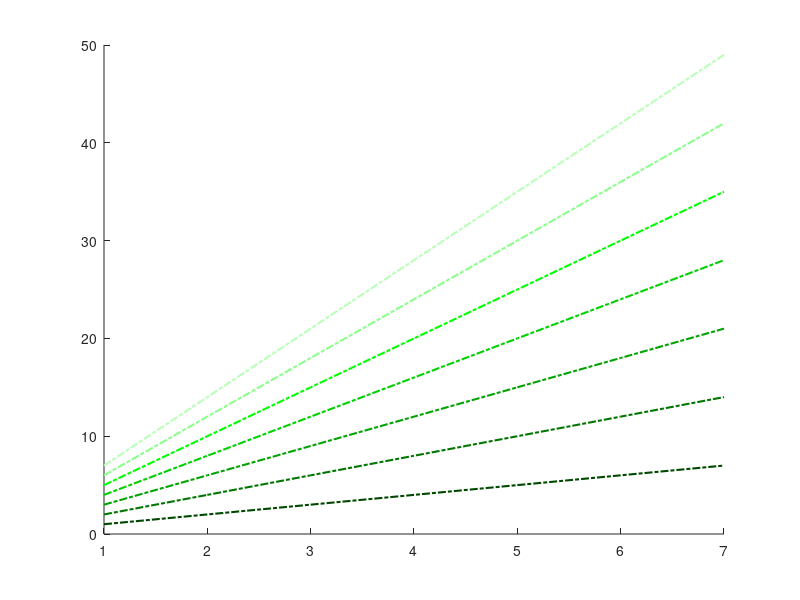

Write the MATLAB code that produced this figure. (Note: this script raises an error after producing the figure.)
clc; close all; clear;

n = 7;

% Create shades of green (dark -> light)
greens = [0 71 0; % dark
          0 117 0;
          0 163 0;
          0 209 0;
          0 255 0;
          138 255 138;
          184 255 184]/255; % light

% greylevels = linspace(0,0.8,7); % for grey shades

for idx = 1:7

shade = [greens(idx,1) greens(idx,2) greens(idx,3)];

figure(1)
hold on
plot(1:7,idx*(1:7),'Color',shade,'LineStyle','-.','LineWidth',1.5)
end

figure(1)
ax = gca;
ax.FontSize = 14;
ax.FontName = 'Times New Roman';
legend('1','','','','','','7', 'FontName','Times New Roman', 'FontSize',18)
